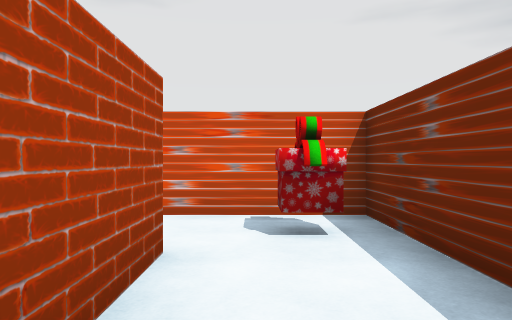
View 1 (above)

22 first-person views from a walk through a 3-D level made in the Unity game engine. The camera is 1.4 m above the floor, looks level and sees 70° across. The floor is counted in squares, 2 m on a side. Each view is taken from the middle of a square. On the plan, view 1 faces up. The plan holds only what a view shows up to about 11 squares ahead; the rest is blank. Some animated figures are not drawn.

View 2
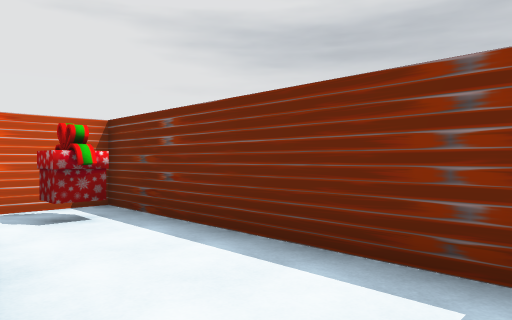

View 3
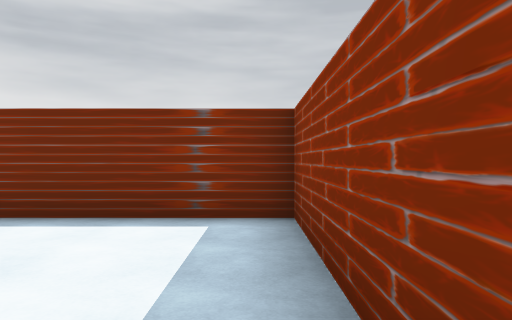

View 4
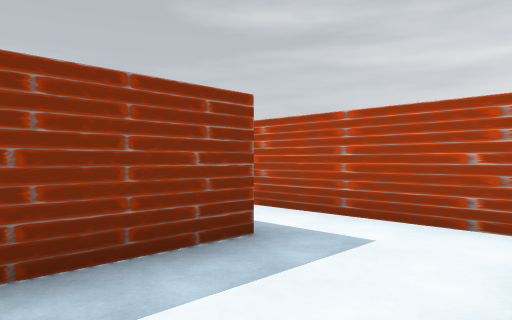

View 5
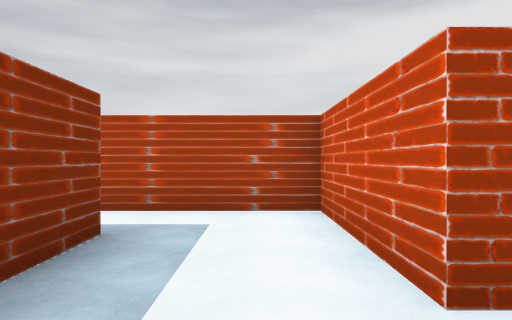

View 6
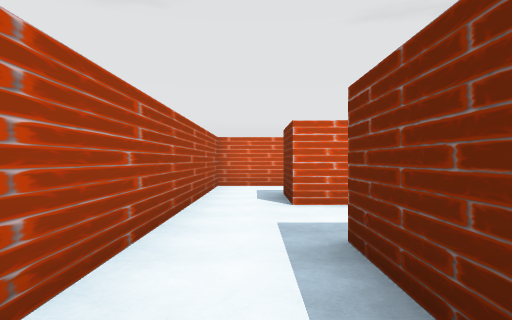

View 7
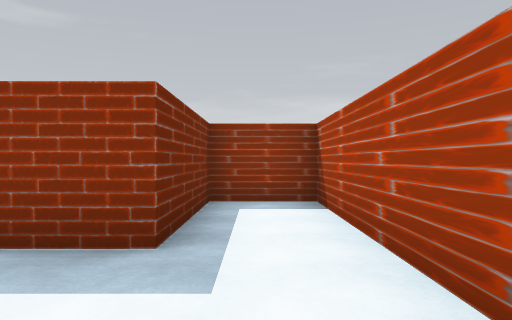

View 8
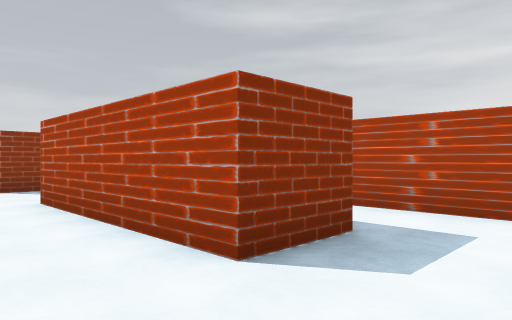

View 9
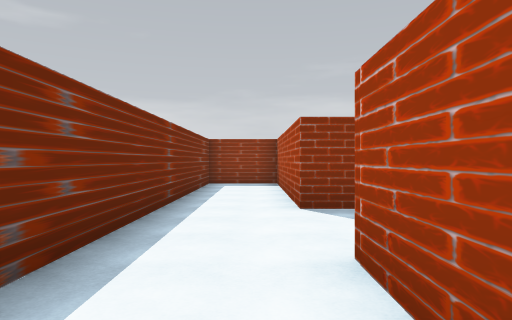

View 10
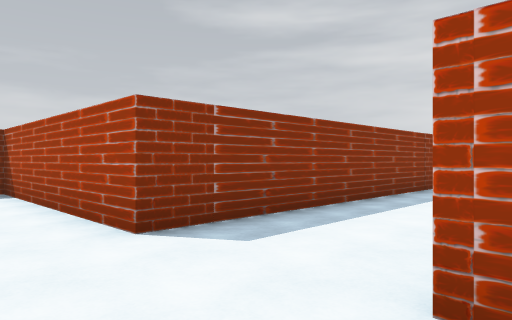

View 11
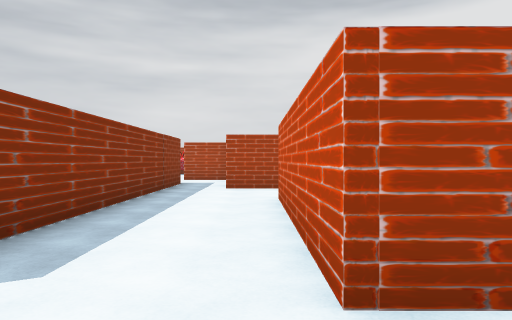

View 12
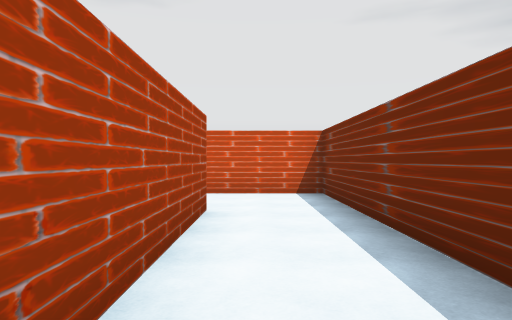

View 13
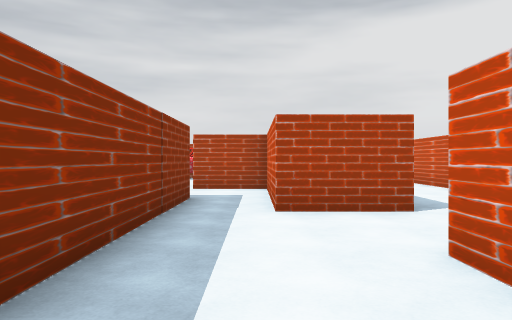

View 14
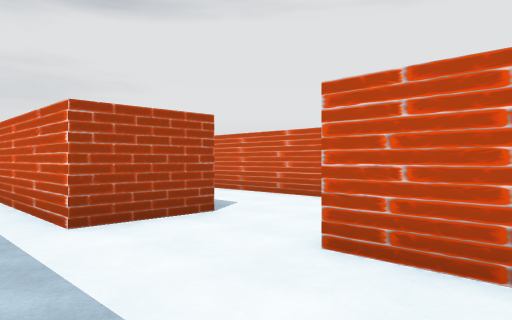

View 15
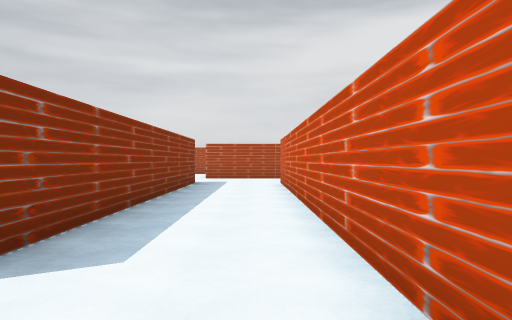

View 16
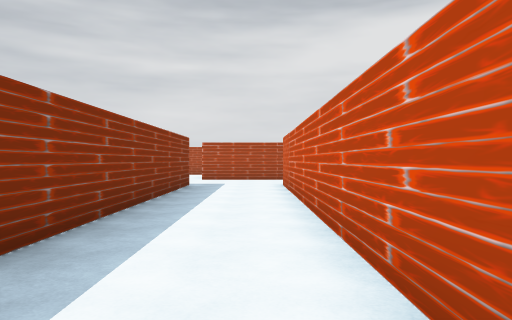

View 17
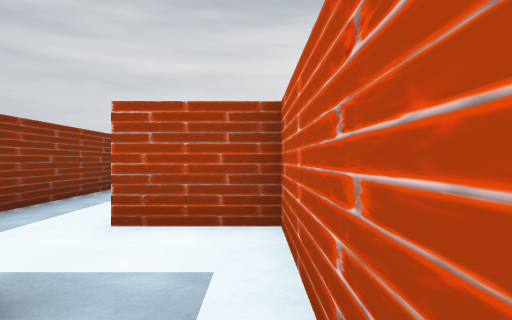

View 18
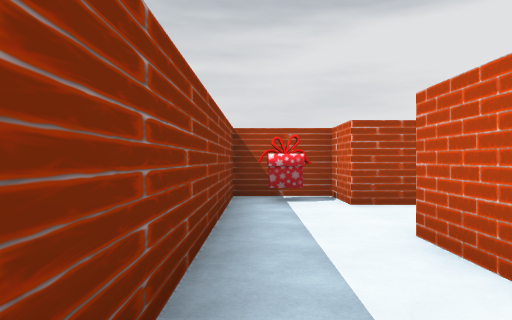

View 19
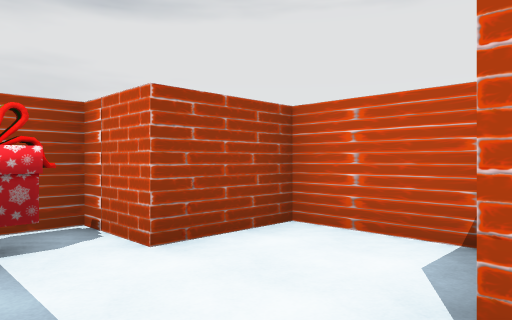

View 20
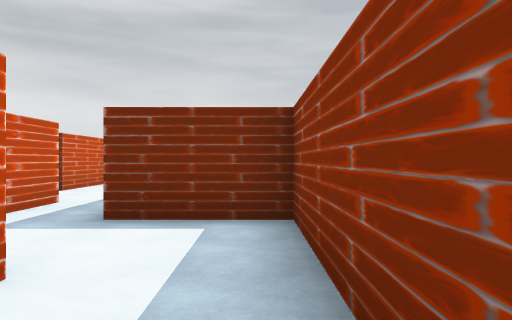

View 21
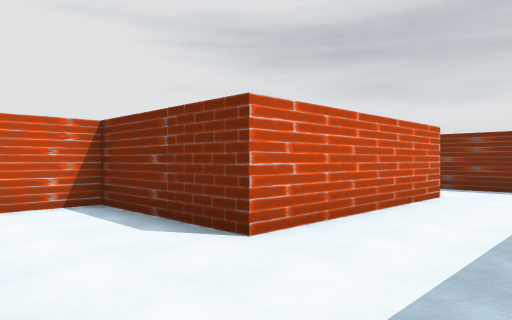

View 22
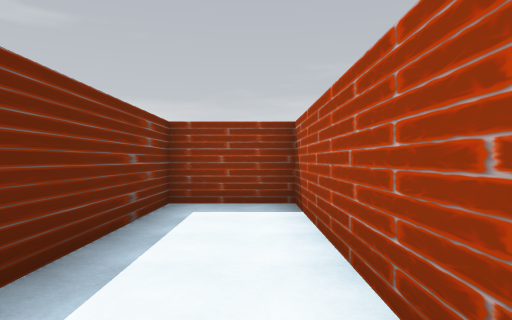

### Floor plan
Points are (right, up) in squares from view 1. A wall is a line through its corners. A room is listed if a view was taken in it or the views show most of it. See-through windows are left out.
Room 1 (views 1, 2, 4, 5)
walls: (-0.7, 2.8) (-0.7, 0.9) (-2.6, 0.9); (-2.4, -1.5) (1.4, -1.5) (1.4, 4.6) (-1.2, 4.6)
ways out: opening at (-1.5, -0.5) to room 2
objects: other object (0, 3) to (0, 4)
Room 2 (views 3, 7)
walls: (-2.6, 0.9) (-4, 0.9) (-4, -3.5); (-2.4, -3.3) (-2.4, -1.5)
ways out: opening at (-1.5, -0.5) to room 1; opening at (-3, -2.5) to room 3
Room 3 (view 6)
walls: (-4, -3.5) (-4, -9.2) (-2.2, -9.2) (-2.2, -5.9) (-0.7, -5.9); (-0.5, -3.3) (-2.4, -3.3)
ways out: opening at (-3, -2.5) to room 2; opening at (-1.5, -4.5) to room 4
Room 4 (views 8, 9, 10, 11, 12, 13, 14, 17, 21, 22)
walls: (-0.7, -5.9) (-0.7, -10.6) (-5.7, -10.6); (-7.9, -9.8) (-7.9, -11.7) (-9.6, -11.7); (-9.7, -13.2) (-0.7, -13.2) (-0.7, -18.9) (1.4, -18.9) (1.4, -3.3) (-0.5, -3.3)
ways out: opening at (-1.5, -4.5) to room 3; opening at (-6.5, -10) to room 5; opening at (-8.5, -12.5) to room 6
Room 5 (views 15, 16)
walls: (-17.2, -9.9) (-8.6, -9.9); (-5.7, -10.6) (-5.7, -7.2) (-17.2, -7.2)
ways out: opening at (-6.5, -10) to room 4; opening at (-18.5, -10); opening at (-18.5, -6.5)
Room 6 (views 18, 19)
walls: (-9.6, -11.7) (-11.8, -11.7) (-11.8, -13.5) (-13.4, -13.5); (-13.4, -15.4) (-9.7, -15.4) (-9.7, -13.2)
ways out: opening at (-8.5, -12.5) to room 4; opening at (-12.5, -14.5) to room 7
Room 7 (view 20)
walls: (-13.8, -11.7) (-15.7, -11.7) (-15.7, -13.5) (-17.1, -13.5) (-17.1, -15.4) (-13.4, -15.4)
ways out: opening at (-12.5, -14.5) to room 6
objects: other object (-16, -14)

Where each view was taken, in squares from view 1:
view 1: 0 up, 0 right, facing up
view 2: 1 down, 1 left, facing up-right
view 3: 1 down, 3 left, facing right
view 4: 1 up, 0 right, facing down-left
view 5: 0 up, 1 right, facing left
view 6: 9 down, 3 left, facing up
view 7: 3 down, 3 left, facing down
view 8: 4 down, 1 right, facing down-left
view 9: 8 down, 0 right, facing down
view 10: 10 down, 1 right, facing down-left
view 11: 11 down, 1 right, facing left
view 12: 11 down, 0 right, facing up
view 13: 12 down, 3 left, facing left
view 14: 13 down, 4 left, facing up-left
view 15: 8 down, 6 left, facing left
view 16: 8 down, 7 left, facing left
view 17: 12 down, 8 left, facing left
view 18: 15 down, 10 left, facing left
view 19: 15 down, 13 left, facing up-left
view 20: 15 down, 14 left, facing right
view 21: 13 down, 8 left, facing up-right
view 22: 13 down, 0 right, facing down
